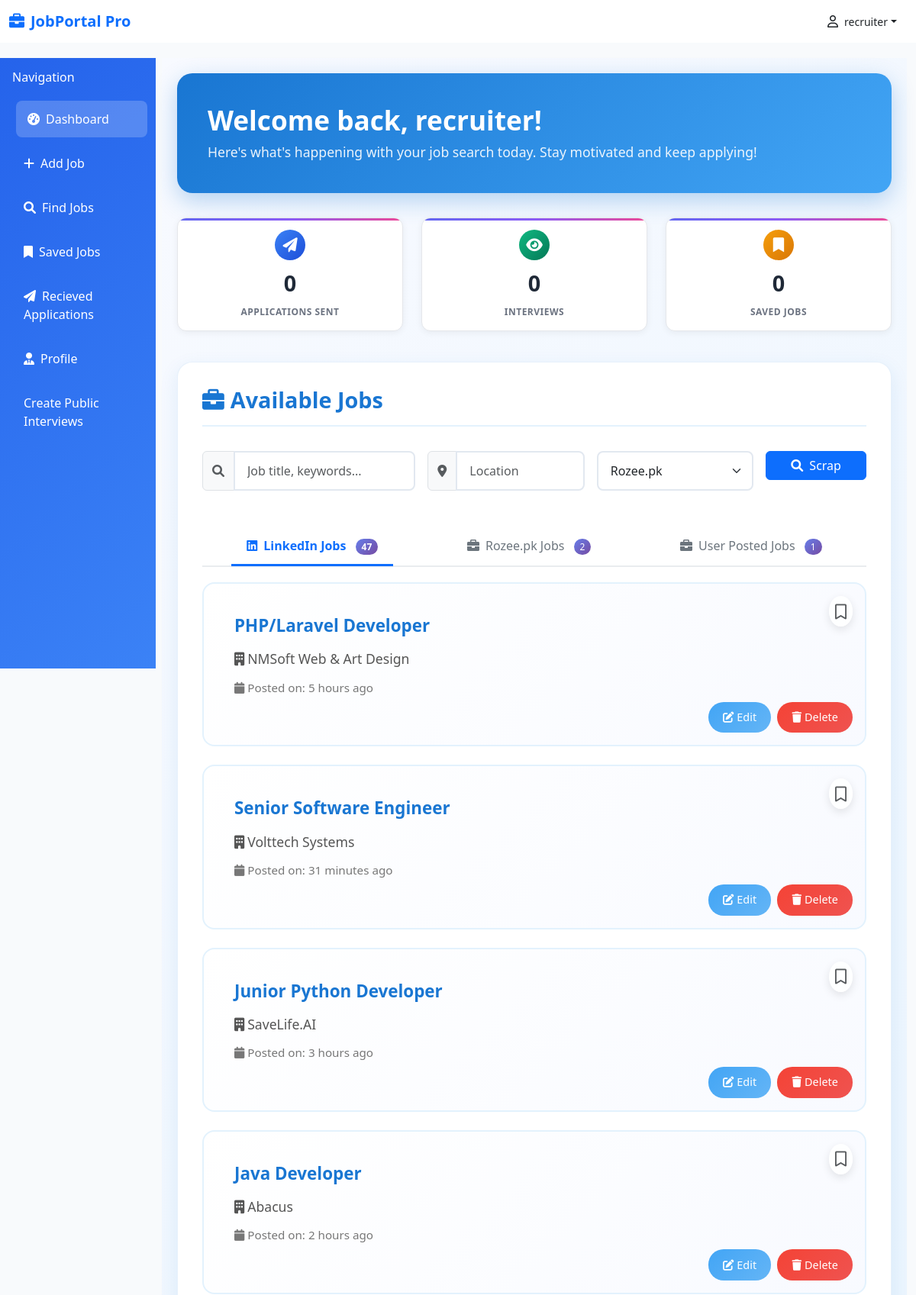
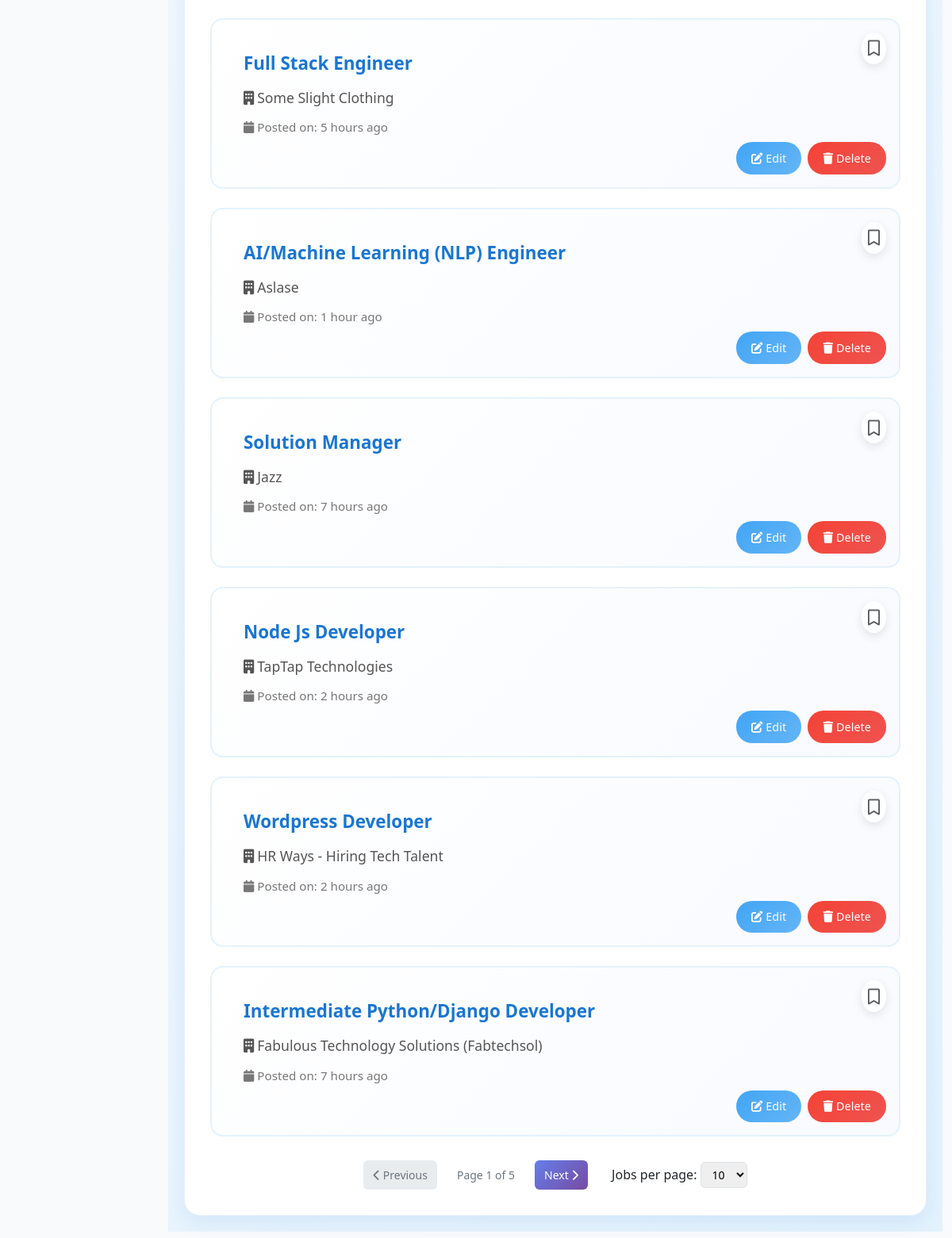
The app's page /dashboard (signed in) with its own data (2 pictures, top to bottom).
### database/models.py (models this page shows)
class User(Base):
    __tablename__ = "users"
    id = Column(Integer(), primary_key=True)
    name = Column(String(256), nullable=False)
    email = Column(String(256), nullable=False)
    password = Column(String(256), nullable=False)
    is_recruiter = Column(Boolean, default=False)

class Job(Base):
    __tablename__ = "job"
    id = Column(Integer, primary_key=True, index=True)
    link = Column(String, nullable=True)
    logo = Column(String, nullable=True)
    title = Column(String, nullable=False)
    company = Column(String, nullable=True)
    location = Column(String, nullable=True)
    salary = Column(String, nullable=True)
    description = Column(Text, nullable=True)
    responsibilities = Column(Text, nullable=True)
    requirements = Column(Text, nullable=True)
    skills = Column(JSON, nullable=True)
    seniority_level = Column(String, nullable=True)
    employment_type = Column(String, nullable=True)
    job_function = Column(String, nullable=True)
    industry = Column(String, nullable=True)
    posted_on = Column(String, nullable=True)
    source = Column(String, nullable=False)
    created_at = Column(DateTime, default=datetime.utcnow)
    user_id = Column(Integer(), ForeignKey('users.id'))
    user = relationship("User", backref=backref("job", cascade='all, delete-orphan'))

### apps/dashboard/dashboard.py (the view)
@dashboard_router.get("/dashboard", response_model=list[JobResponse])
async def dashboard(request:Request,
    current_user: str = Depends(get_current_user),
    db:Session=Depends(get_db)
    ):
    jobs = db.query(Job).order_by(Job.created_at.desc()).all()
    applications_count = db.query(Applicant).filter(Applicant.applicant == current_user.id).count()
    saved_count = db.query(SaveJob).filter(SaveJob.user_id == current_user.id).count()
    shortlisted_count = db.query(Applicant).filter(
        Applicant.applicant == current_user.id,
        Applicant.status == "shortlisted"
    ).count()
    stats = {
        "applications": applications_count,
        "saved": saved_count,
        "shortlisted": shortlisted_count
    }
    return templates.TemplateResponse("dashboard.html", {"request":request, "jobs":jobs, "current_user":current_user, "stats":stats})

### templates/dashboard.html (shortened to what this page needs)
{% extends 'base.html' %}
{% block csslink %}
    <link rel="stylesheet" href="{{ url_for('static', path='css/dashboard.css') }}">
{% endblock %}
{% block content %}
<div class="col-md-9 col-lg-10">
    <div class="main-content">
        <div class="welcome-section">
            <h2>Welcome back, {{current_user.name}}!</h2>
            <p>Here's what's happening with your job search today. Stay motivated and keep applying!</p>
        </div>
        <div class="row mb-4">
            <div class="col-md-4 mb-3">
                <div class="stats-card text-center">
                    <div class="stats-icon icon-applications">
                        <i class="fas fa-paper-plane"></i>
                    </div>
                    <div class="stats-number">{{stats.applications}}</div>
                    <div class="stats-label">Applications Sent</div>
                </div>
            </div>
            <div class="col-md-4 mb-3">
                <div class="stats-card text-center">
                    <div class="stats-icon icon-views">
                        <i class="fas fa-eye"></i>
                    </div>
                    <div class="stats-number">{{stats.shortlisted}}</div>
                    <div class="stats-label">Interviews</div>
                </div>
            </div>
            <div class="col-md-4 mb-3">
                <div class="stats-card text-center">
                    <div class="stats-icon icon-saved">
                        <i class="fas fa-bookmark"></i>
                    </div>
                    <div class="stats-number">{{stats.saved}}</div>
                    <div class="stats-label">Saved Jobs</div>
                </div>
            </div>
        </div>
        <div class="jobs-section">
            <div class="jobs-header">
                <h2><i class="fas fa-briefcase me-2"></i>Available Jobs</h2>
            </div>
            {% if current_user.is_recruiter %}
            <form method="post" action="{{ url_for('scrap_rozeepk') }}" class="mb-5">
                <div class="row g-3">
                    <div class="col-md-4">
                        <div class="input-group">
                            <span class="input-group-text bg-light">
                                <i class="fas fa-search text-muted"></i>
                            </span>
                            <input type="text" name="job_title" class="form-control" placeholder="Job title, keywords..." id="jobSearch">
                        </div>
                    </div>
                    <div class="col-md-3">
                        <div class="input-group">
                            <span class="input-group-text bg-light">
                                <i class="fas fa-map-marker-alt text-muted"></i>
                            </span>
                            <input type="text" class="form-control" name="location" placeholder="Location" id="locationSearch">
                        </div>
                    </div>
                    <div class="col-md-3">
                        <select class="form-select" id="jobType" name="source">
                            <option value="rozeepk">Rozee.pk</option>
                        </select>
                    </div>
                    <div class="col-md-2">
                        <button type="submit" class="btn btn-primary w-100">
                            <i class="fas fa-search me-2"></i>Scrap
                        </button>
                    </div>
                </div>
            </form>
            {% endif %}
            <ul class="nav nav-tabs justify-content-around job-tabs" id="jobTabs" role="tablist">
                <li class="nav-item" role="presentation">
                    <button class="nav-link active" id="linkedin-tab" data-bs-toggle="tab" data-bs-target="#linkedin-jobs" type="button" role="tab">
                        <i class="fab fa-linkedin me-2"></i>LinkedIn Jobs
                        <span class="job-count-badge" id="linkedin-count">0</span>
                    </button>
                </li>
                <li class="nav-item" role="presentation">
                    <button class="nav-link" id="rozee-tab" data-bs-toggle="tab" data-bs-target="#rozee-jobs" type="button" role="tab">
                        <i class="fas fa-briefcase me-2"></i>Rozee.pk Jobs
                        <span class="job-count-badge" id="rozee-count">0</span>
                    </button>
                </li>
                <li class="nav-item" role="presentation">
                    <button class="nav-link" id="user-posted-tab" data-bs-toggle="tab" data-bs-target="#user-posted-jobs" type="button" role="tab">
                        <i class="fas fa-briefcase me-2"></i>User Posted Jobs
                        <span class="job-count-badge" id="user-posted-count">0</span>
                    </button>
                </li>
            </ul>
            <div class="tab-content" id="jobTabsContent">
                <div class="tab-pane fade show active" id="linkedin-jobs" role="tabpanel">
                    <div id="linkedin-jobs-container">
                    </div>
                    <div class="pagination-container" id="linkedin-pagination" style="display: none;">
                        <button class="pagination-btn" id="linkedin-prev">
                            <i class="fas fa-chevron-left"></i> Previous
                        </button>
                        <span class="pagination-info" id="linkedin-info"></span>
                        <button class="pagination-btn" id="linkedin-next">
                            Next <i class="fas fa-chevron-right"></i>
                        </button>
                        <div class="page-size-selector">
                            <label for="linkedin-page-size">Jobs per page:</label>
                            <select id="linkedin-page-size">
                                <option value="10" selected>10</option>
                            </select>
                        </div>
                    </div>
                </div>
            </div>
            <div id="all-jobs" style="display: none;">
                {% for job in jobs %}
                <div class="job-item" data-source="{{ job.source }}">
                    <form action="{{ url_for('save_job', job_id=job.id) }}" method="post" class="position-absolute top-0 end-0 m-3">
                        {% set saved_job_ids = current_user.savejob | map(attribute='job_id') | list %}
                        <button class="bookmark-btn" {% if job.id in saved_job_ids %} disabled {% endif %}>
                            {% if job.id in saved_job_ids %}
                                <i class="fa-solid fa-bookmark fa-lg text-warning"></i>
                            {% else %}
                                <i class="fa-regular fa-bookmark fa-lg text-muted"></i>
                            {% endif %}
                        </button>
                    </form>
                    <div class="pe-5">
                        <a href="{{ url_for('get_job_detail', job_id=job.id) }}" class="job-title">
                            {{ job.title }}
                        </a>
                        <div class="job-company">
                            <i class="fas fa-building me-1"></i>{{ job.company }}
                        </div>
                        <div class="job-posted">
                            <i class="fas fa-calendar me-1"></i>Posted on: {{ job.posted_on }}
                        </div>
                    </div>
                    {% if current_user.is_recruiter %}
                    <div class="position-absolute bottom-0 end-0 m-3">
                        <div class="recruiter-actions">
                            <a class="btn-edit" href="{{ url_for('get_edit_job', job_id=job.id) }}">
                                <i class="fas fa-edit me-1"></i>Edit
                            </a>
                            <a class="btn-delete" href="{{ url_for('delete_job', job_id=job.id) }}">
                                <i class="fas fa-trash me-1"></i>Delete
                            </a>
                        </div>
                    </div>
                    {% endif %}
                </div>
                {% endfor %}
            </div>
        </div>
    </div>
</div>
{% endblock %}

### templates/base.html (shortened to what this page needs)
<!DOCTYPE html>
<html lang="en">
<head>
    <link href="https://cdn.jsdelivr.net/npm/bootstrap@5.3.0/dist/css/bootstrap.min.css" rel="stylesheet">
    <link href="https://cdnjs.cloudflare.com/ajax/libs/font-awesome/6.0.0/css/all.min.css" rel="stylesheet">
    {% block csslink %} {% endblock %}
    <link rel="stylesheet" href="{{ url_for('static', path='css/base.css') }}">
</head>
<body>
    <nav class="navbar navbar-expand-lg navbar-light bg-white fixed-top">
        <div class="container-fluid">
            <a class="navbar-brand fw-bold text-primary" href=" {{url_for('dashboard')}} ">
                <i class="fas fa-briefcase me-2"></i>JobPortal Pro
            </a>
            <div class="d-flex align-items-center">
                <div class="dropdown">
                    <button
                    class="btn text-dark dropdown-toggle d-flex align-items-center"
                    type="button"
                    id="userDropdown"
                    data-bs-toggle="dropdown"
                    aria-expanded="false">
                    <i class="fa-regular fa-user me-2"></i>
                    <small>{{ current_user.name }}</small>
                    </button>
                </div>
                </div>
        </div>
    </nav>
    <div class="container-fluid" style="margin-top: 76px;">
        <div class="row">
            <div class="col-md-3 col-lg-2 px-0">
                <div class="sidebar">
                    <div class="p-3">
                        <h6 class="text-white mb-3">Navigation</h6>
                        <nav class="nav flex-column">
                            <a class="nav-link {% if request.url.path == '/dashboard' %}active{% endif %}" href=" {{url_for('dashboard')}} "><i class="fas fa-tachometer-alt me-2"></i>Dashboard</a>
                            {% if current_user.is_recruiter %}
                            <a class="nav-link {% if request.url.path=='/add-job' %}active{% endif %}" href=" {{url_for('add_job')}} "><i class="fas fa-plus me-2"></i>Add Job</a>
                            {% endif %}
                            <a class="nav-link {% if request.url.path=='/search' %}active{% endif %}" href="{{url_for('get_search')}}"><i class="fas fa-search me-2"></i>Find Jobs</a>
                            <a class="nav-link {% if request.url.path=='/saved-job' %}active{% endif %}" href=" {{url_for('saved_job')}} "><i class="fas fa-bookmark me-2"></i>Saved Jobs</a>
                            {% if current_user.is_recruiter %}
                            <a class="nav-link {% if request.url.path=='/get-applicant' %}active{% endif %}" href=" {{url_for('get_applicants')}} "><i class="fas fa-paper-plane me-2"></i>Recieved Applications</a>
                            {% endif %}
                            <a class="nav-link {% if request.url.path=='/profile' %}active{% endif %}" href="{{url_for('get_profile')}}"><i class="fas fa-user-tie me-2"></i>Profile</a>
                            {% if current_user.is_recruiter %}
                            <a class="nav-link {% if request.url.path=='/recruiter-public-interview' %}active{% endif %}" href=" {{url_for('recruiter_public_interview')}} ">Create Public Interviews</a>
                            {% endif %}
                        </nav>
                    </div>
                </div>
            </div>
            {% block content %} {% endblock %}
        </div>
    </div>
</body>
</html>

### records on screen
User: name "recruiter"
Job: title "PHP/Laravel Developer", company "NMSoft Web & Art Design", posted_on "5 hours ago"
Job: title "Senior Software Engineer", company "Volttech Systems", posted_on "31 minutes ago"
Job: title "Junior Python Developer", company "SaveLife.AI", posted_on "3 hours ago"
Job: title "Java Developer", company "Abacus", posted_on "2 hours ago"
Job: title "Full Stack Engineer", company "Some Slight Clothing", posted_on "5 hours ago"
Job: title "AI/Machine Learning (NLP) Engineer", company "Aslase", posted_on "1 hour ago"
Job: title "Solution Manager", company "Jazz", posted_on "7 hours ago"
Job: title "Node Js Developer", company "TapTap Technologies", posted_on "2 hours ago"
Job: title "Wordpress Developer", company "HR Ways - Hiring Tech Talent", posted_on "2 hours ago"
Job: title "Intermediate Python/Django Developer", company "Fabulous Technology Solutions (Fabtechsol)", posted_on "7 hours ago"

### other values on screen
{{ stats.applications }} "0"
{{ stats.shortlisted }} "0"
{{ stats.saved }} "0"
